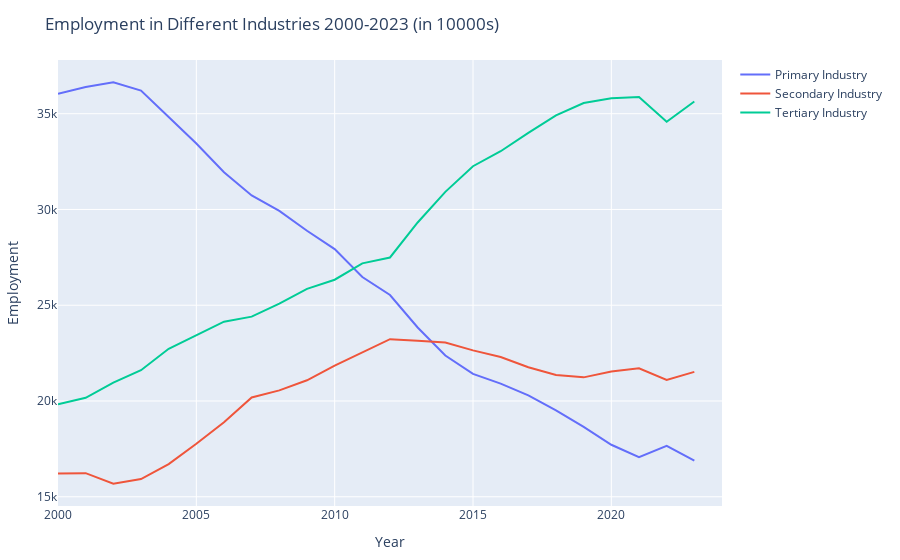

The code cell stored with this chart in its notebook:
### Code cell
#Evolution of Employment in Different Sectors
pi_line = PlotlyJS.scatter(
    x = df_overview."Year",
    y = df_overview."Primary Industry",
    mode = "lines",
    name = "Primary Industry",
    yaxis = "y"   # primary y-axis
)
si_line = PlotlyJS.scatter(
    x = df_overview."Year",
    y = df_overview."Secondary Industry",
    mode = "lines",
    name = "Secondary Industry",
    yaxis = "y"   # primary y-axis
)
ti_line = PlotlyJS.scatter(
    x = df_overview."Year",
    y = df_overview."Tertiary Industry",
    mode = "lines",
    name = "Tertiary Industry",
    yaxis = "y"   # primary y-axis
)
layout2 = PlotlyJS.Layout(
    title = "Employment in Different Industries 2000-2023 (in 10000s)",
    xaxis = PlotlyJS.attr(title = "Year"),
    yaxis = PlotlyJS.attr(title = "Employment"),
)
display(PlotlyJS.plot([pi_line, si_line, ti_line], layout2))

### Figure 1 — Plotly figure (JSON) as saved in the notebook; plotly's stock layout.template omitted (floating-point values rounded to 4 significant figures)
{"data": [{"mode": "lines", "name": "Primary Industry", "type": "scatter", "x": [2000, 2001, 2002, 2003, 2004, 2005, 2006, 2007, 2008, 2009, 2010, 2011, 2012, 2013, 2014, 2015, 2016, 2017, 2018, 2019, 2020, 2021, 2022, 2023, 2024], "y": [36043, 36399, 36640, 36204, 34830, 33442, 31941, 30731, 29923, 28890, 27931, 26472, 25535, 23838, 22372, 21418, 20908, 20295, 19515, 18652, 17715, 17072, 17663, 16882, null], "yaxis": "y"}, {"mode": "lines", "name": "Secondary Industry", "type": "scatter", "x": [2000, 2001, 2002, 2003, 2004, 2005, 2006, 2007, 2008, 2009, 2010, 2011, 2012, 2013, 2014, 2015, 2016, 2017, 2018, 2019, 2020, 2021, 2022, 2023, 2024], "y": [16219, 16234, 15682, 15927, 16709, 17766, 18894, 20186, 20553, 21080, 21842, 22539, 23226, 23142, 23057, 22644, 22295, 21762, 21356, 21234, 21543, 21712, 21105, 21520, null], "yaxis": "y"}, {"mode": "lines", "name": "Tertiary Industry", "type": "scatter", "x": [2000, 2001, 2002, 2003, 2004, 2005, 2006, 2007, 2008, 2009, 2010, 2011, 2012, 2013, 2014, 2015, 2016, 2017, 2018, 2019, 2020, 2021, 2022, 2023, 2024], "y": [19823, 20165, 20958, 21605, 22725, 23439, 24143, 24404, 25087, 25857, 26332, 27185, 27493, 29321, 30920, 32258, 33042, 34001, 34911, 35561, 35806, 35868, 34583, 35639, null], "yaxis": "y"}], "layout": {"margin": {"b": 50, "l": 50, "r": 50, "t": 60}, "title": "Employment in Different Industries 2000-2023 (in 10000s)", "xaxis": {"title": "Year"}, "yaxis": {"title": "Employment"}}}
